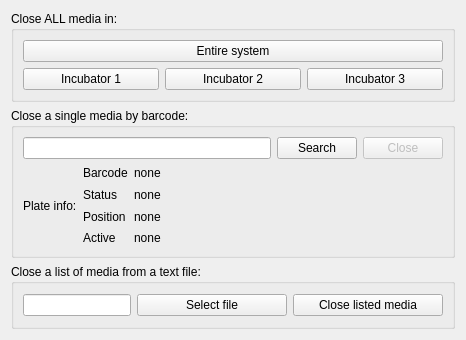
        <widget class="QWidget" name="closeBar">
         <attribute name="title">
          <string>Close media tools</string>
         </attribute>
         <layout class="QVBoxLayout" name="verticalLayout_13">
          <item>
           <widget class="QGroupBox" name="groupBox">
            <property name="title">
             <string>Close ALL media in:</string>
            </property>
            <layout class="QVBoxLayout" name="verticalLayout_11">
             <item>
              <widget class="QPushButton" name="closeAllMediaSys">
               <property name="text">
                <string>Entire system</string>
               </property>
              </widget>
             </item>
             <item>
              <layout class="QHBoxLayout" name="horizontalLayout_12">
               <item>
                <widget class="QPushButton" name="closeAllMediaInc1">
                 <property name="text">
                  <string>Incubator 1</string>
                 </property>
                </widget>
               </item>
               <item>
                <widget class="QPushButton" name="closeAllMediaInc2">
                 <property name="text">
                  <string>Incubator 2</string>
                 </property>
                </widget>
               </item>
               <item>
                <widget class="QPushButton" name="closeAllMediaInc3">
                 <property name="text">
                  <string>Incubator 3</string>
                 </property>
                </widget>
               </item>
              </layout>
             </item>
            </layout>
           </widget>
          </item>
          <item>
           <widget class="QGroupBox" name="groupBox_2">
            <property name="minimumSize">
             <size>
              <width>0</width>
              <height>150</height>
             </size>
            </property>
            <property name="title">
             <string>Close a single media by barcode:</string>
            </property>
            <layout class="QVBoxLayout" name="verticalLayout_12">
             <item>
              <layout class="QHBoxLayout" name="horizontalLayout_13">
               <item>
                <widget class="QLineEdit" name="closeMediaEdit"/>
               </item>
               <item>
                <widget class="QPushButton" name="closeMediaSearchButton">
                 <property name="maximumSize">
                  <size>
                   <width>150</width>
                   <height>16777215</height>
                  </size>
                 </property>
                 <property name="text">
                  <string>Search</string>
                 </property>
                </widget>
               </item>
               <item>
                <widget class="QPushButton" name="closeMediaCloseButton">
                 <property name="enabled">
                  <bool>false</bool>
                 </property>
                 <property name="maximumSize">
                  <size>
                   <width>150</width>
                   <height>16777215</height>
                  </size>
                 </property>
                 <property name="text">
                  <string>Close</string>
                 </property>
                </widget>
               </item>
              </layout>
             </item>
             <item>
              <layout class="QHBoxLayout" name="horizontalLayout_14">
               <item>
                <widget class="QLabel" name="label_7">
                 <property name="text">
                  <string>Plate info:</string>
                 </property>
                </widget>
               </item>
               <item>
                <layout class="QGridLayout" name="gridLayout_9" columnstretch="0,1">
                 <item row="0" column="0">
                  <widget class="QLabel" name="label_8">
                   <property name="minimumSize">
                    <size>
                     <width>0</width>
                     <height>15</height>
                    </size>
                   </property>
                   <property name="maximumSize">
                    <size>
                     <width>150</width>
                     <height>16777215</height>
                    </size>
                   </property>
                   <property name="text">
                    <string>Barcode</string>
                   </property>
                  </widget>
                 </item>
                 <item row="0" column="1">
                  <widget class="QLabel" name="plateBrValue">
                   <property name="text">
                    <string>none</string>
                   </property>
                  </widget>
                 </item>
                 <item row="1" column="0">
                  <widget class="QLabel" name="label_9">
                   <property name="minimumSize">
                    <size>
                     <width>0</width>
                     <height>15</height>
                    </size>
                   </property>
                   <property name="maximumSize">
                    <size>
                     <width>150</width>
                     <height>16777215</height>
                    </size>
                   </property>
                   <property name="text">
                    <string>Status</string>
                   </property>
                  </widget>
                 </item>
                 <item row="1" column="1">
                  <widget class="QLabel" name="plateStatusValue">
                   <property name="text">
                    <string>none</string>
                   </property>
                  </widget>
                 </item>
                 <item row="2" column="0">
                  <widget class="QLabel" name="label_10">
                   <property name="minimumSize">
                    <size>
                     <width>0</width>
                     <height>15</height>
                    </size>
                   </property>
                   <property name="maximumSize">
                    <size>
                     <width>150</width>
                     <height>16777215</height>
                    </size>
                   </property>
                   <property name="text">
                    <string>Position</string>
                   </property>
                  </widget>
                 </item>
                 <item row="2" column="1">
                  <widget class="QLabel" name="platePositionValue">
                   <property name="text">
                    <string>none</string>
                   </property>
                  </widget>
                 </item>
                 <item row="3" column="0">
                  <widget class="QLabel" name="label_11">
                   <property name="minimumSize">
                    <size>
                     <width>0</width>
                     <height>15</height>
                    </size>
                   </property>
                   <property name="maximumSize">
                    <size>
                     <width>150</width>
                     <height>16777215</height>
                    </size>
                   </property>
                   <property name="text">
                    <string>Active</string>
                   </property>
                  </widget>
                 </item>
                 <item row="3" column="1">
                  <widget class="QLabel" name="plateActiveValue">
                   <property name="text">
                    <string>none</string>
                   </property>
                  </widget>
                 </item>
                </layout>
               </item>
              </layout>
             </item>
            </layout>
           </widget>
          </item>
          <item>
           <widget class="QGroupBox" name="groupBox_3">
            <property name="sizePolicy">
             <sizepolicy hsizetype="Preferred" vsizetype="Minimum">
              <horstretch>0</horstretch>
              <verstretch>0</verstretch>
             </sizepolicy>
            </property>
            <property name="minimumSize">
             <size>
              <width>0</width>
              <height>65</height>
             </size>
            </property>
            <property name="title">
             <string>Close a list of media from a text file:</string>
            </property>
            <layout class="QHBoxLayout" name="horizontalLayout_15">
             <item>
              <widget class="QLineEdit" name="closeListMediaEdit"/>
             </item>
             <item>
              <widget class="QPushButton" name="closeListMediaSelectButton">
               <property name="minimumSize">
                <size>
                 <width>150</width>
                 <height>0</height>
                </size>
               </property>
               <property name="text">
                <string>Select file</string>
               </property>
              </widget>
             </item>
             <item>
              <widget class="QPushButton" name="closeListMediaButton">
               <property name="minimumSize">
                <size>
                 <width>150</width>
                 <height>0</height>
                </size>
               </property>
               <property name="text">
                <string>Close listed media</string>
               </property>
              </widget>
             </item>
            </layout>
           </widget>
          </item>
         </layout>
        </widget>
